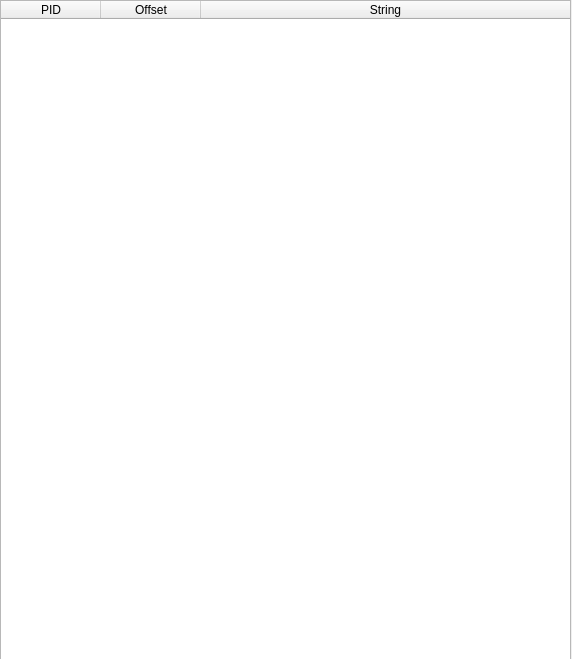
<?xml version="1.0" encoding="utf-8"?>
<!--
* 	This file is part of Nanomite.
*
*    Nanomite is free software: you can redistribute it and/or modify
*    it under the terms of the GNU General Public License as published by
*    the Free Software Foundation, either version 3 of the License, or
*    (at your option) any later version.
*
*    Nanomite is distributed in the hope that it will be useful,
*    but WITHOUT ANY WARRANTY; without even the implied warranty of
*    MERCHANTABILITY or FITNESS FOR A PARTICULAR PURPOSE.  See the
*    GNU General Public License for more details.
*
*    You should have received a copy of the GNU General Public License
*    along with Nanomite.  If not, see <http://www.gnu.org/licenses/>.
*/
-->
<ui version="4.0">
 <class>qtDLGStringViewClass</class>
 <widget class="QWidget" name="qtDLGStringViewClass">
  <property name="geometry">
   <rect>
    <x>0</x>
    <y>0</y>
    <width>572</width>
    <height>659</height>
   </rect>
  </property>
  <property name="sizePolicy">
   <sizepolicy hsizetype="Expanding" vsizetype="Expanding">
    <horstretch>0</horstretch>
    <verstretch>0</verstretch>
   </sizepolicy>
  </property>
  <property name="windowTitle">
   <string>[ Nanomite ] String View</string>
  </property>
  <property name="windowIcon">
   <iconset resource="qtDLGNanomite.qrc">
    <normaloff>:/DLGNanomite/Icons/IDI_MAIN.ico</normaloff>:/DLGNanomite/Icons/IDI_MAIN.ico</iconset>
  </property>
  <widget class="QWidget" name="verticalLayoutWidget">
   <property name="geometry">
    <rect>
     <x>0</x>
     <y>0</y>
     <width>571</width>
     <height>661</height>
    </rect>
   </property>
   <layout class="QVBoxLayout" name="verticalLayout">
    <item>
     <widget class="QTableWidget" name="tblStringView">
      <property name="editTriggers">
       <set>QAbstractItemView::NoEditTriggers</set>
      </property>
      <property name="selectionBehavior">
       <enum>QAbstractItemView::SelectRows</enum>
      </property>
      <attribute name="horizontalHeaderStretchLastSection">
       <bool>true</bool>
      </attribute>
      <attribute name="verticalHeaderVisible">
       <bool>false</bool>
      </attribute>
      <attribute name="verticalHeaderDefaultSectionSize">
       <number>15</number>
      </attribute>
      <attribute name="verticalHeaderMinimumSectionSize">
       <number>15</number>
      </attribute>
      <column>
       <property name="text">
        <string>PID</string>
       </property>
      </column>
      <column>
       <property name="text">
        <string>Offset</string>
       </property>
      </column>
      <column>
       <property name="text">
        <string>String</string>
       </property>
      </column>
     </widget>
    </item>
   </layout>
  </widget>
 </widget>
 <resources>
  <include location="qtDLGNanomite.qrc"/>
 </resources>
 <connections/>
</ui>
